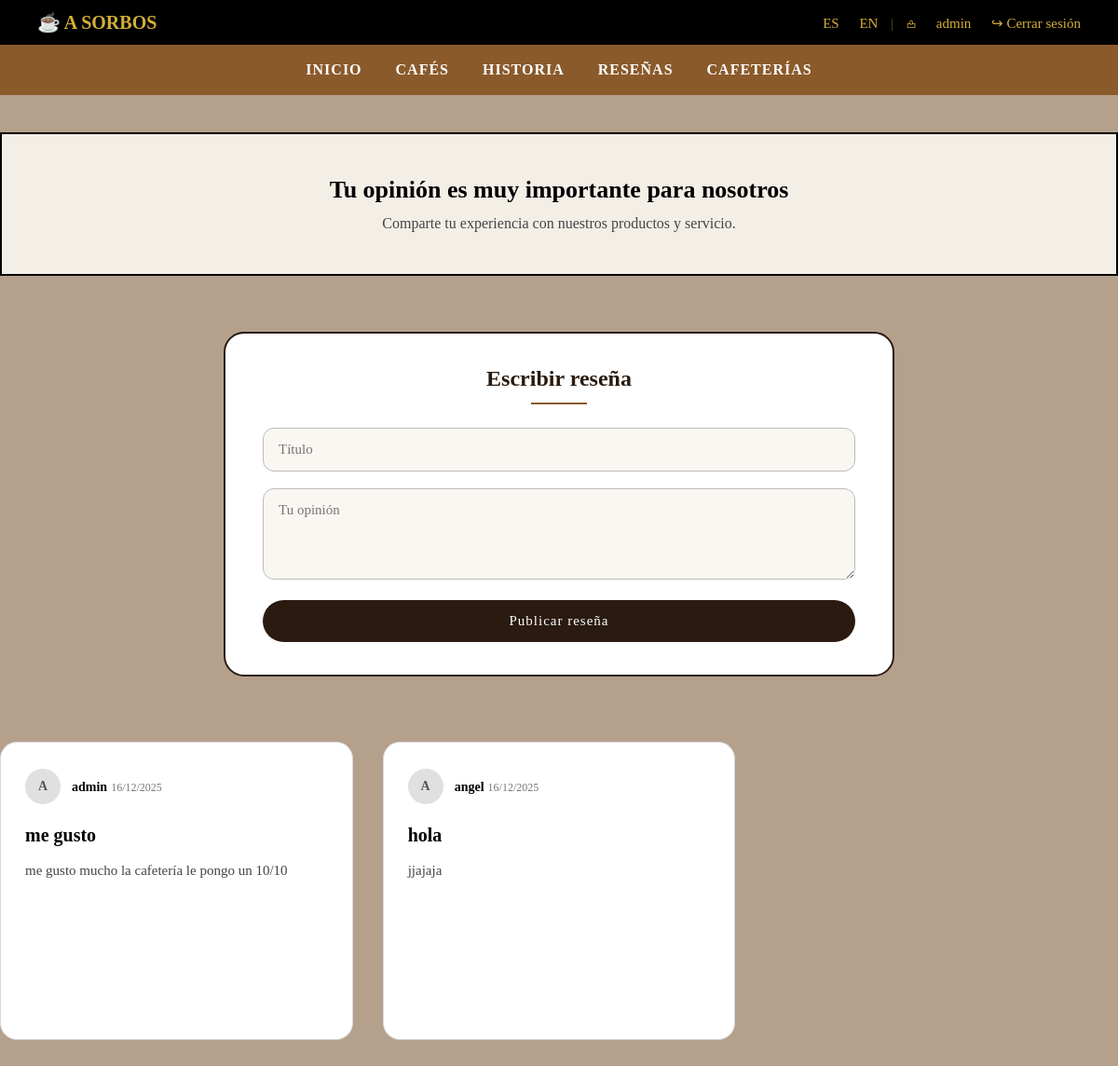
Screenshot of /vistas/rese.php (signed in) with the database file from the repository.
### tables this page shows
CREATE TABLE `resenas` (
  `id_resena` int(11) NOT NULL,
  `id_usuario` int(11) NOT NULL,
  `titulo` varchar(150) NOT NULL,
  `contenido` text NOT NULL,
  `fecha_creacion` datetime DEFAULT current_timestamp(),
  `estado` enum('activo','oculto') DEFAULT 'activo'
);

CREATE TABLE `usuarios` (
  `id_usuario` int(11) NOT NULL,
  `usuario` varchar(50) NOT NULL,
  `nombre` varchar(100) NOT NULL,
  `correo` varchar(100) NOT NULL,
  `password` varchar(255) NOT NULL,
  `pais` varchar(50) DEFAULT NULL,
  `idioma` varchar(5) DEFAULT 'es',
  `rol` enum('admin','user') DEFAULT 'user',
  `fecha_registro` timestamp NOT NULL DEFAULT current_timestamp(),
  `direccion` varchar(150) DEFAULT NULL,
  `telefono` varchar(30) DEFAULT NULL,
  `fecha_nacimiento` date DEFAULT NULL,
  `genero` enum('Masculino','Femenino','Otro') DEFAULT NULL
);

### vistas/rese.php (the view, shortened to what this page needs)
<?php
require "../conexion.php";
$usuario   = $_SESSION['usuario'];
$rol       = $_SESSION['rol'];
$perfilLink = ($rol === 'admin') ? 'admin.php' : 'perfil.php';
$idioma = $_SESSION['idioma'];
$txt = [
    'es' => [
        'titulo' => 'Reseñas',
        'mensaje' => 'Tu opinión es muy importante para nosotros',
        'descripcion' => 'Comparte tu experiencia con nuestros productos y servicio.',
        'nueva' => 'Escribir reseña',
        'titulo_resena' => 'Título',
        'contenido' => 'Tu opinión',
        'publicar' => 'Publicar reseña',
        'sin_resenas' => 'Aún no hay reseñas publicadas',
        'logout' => 'Cerrar sesión',
        'menu' => [
            'inicio' => 'Inicio',
            'cafes' => 'Cafés',
            'historia' => 'Historia',
            'reseñas' => 'Reseñas',
            'sucursales' => 'Cafeterías'
        ]
    ],
    'en' => [
        'titulo' => 'Reviews',
        'mensaje' => 'Your opinion is very important to us',
        'descripcion' => 'Share your experience with our products and service.',
        'nueva' => 'Write review',
        'titulo_resena' => 'Title',
        'contenido' => 'Your opinion',
        'publicar' => 'Publish review',
        'sin_resenas' => 'There are no reviews yet',
        'logout' => 'Logout',
        'menu' => [
            'inicio' => 'Home',
            'cafes' => 'Coffee',
            'historia' => 'Story',
            'reseñas' => 'Reviews',
            'sucursales' => 'Cafés'
        ]
    ]
];
$t = $txt[$idioma];
$stmt = $pdo->query(
    "SELECT r.titulo, r.contenido, r.fecha_creacion, u.usuario
     FROM resenas r
     JOIN usuarios u ON r.id_usuario = u.id_usuario
     WHERE r.estado = 'activo'
     ORDER BY r.fecha_creacion DESC"
);
$resenas = $stmt->fetchAll(PDO::FETCH_ASSOC);
?>
<!DOCTYPE html>
<html lang="<?= $idioma ?>">
<head>
    <link rel="stylesheet" href="../css/rese.css">
</head>
<body>
<header class="top-header">
    <div class="top-bar">
        <div class="top-left">
            <span class="logo">☕ A SORBOS</span>
        </div>
        <div class="top-right">
            <a href="?lang=es">ES</a>
            <a href="?lang=en">EN</a>
            <span class="divider">|</span>
            𖡌 <a href="<?= $perfilLink ?>"><?= htmlspecialchars($usuario) ?></a>
            <a href="logout.php">↪ <?= $t['logout'] ?></a>
        </div>
    </div>
    <nav class="main-nav">
        <ul class="menu">
            <li><a href="inicio.php"><?= $t['menu']['inicio'] ?></a></li>
            <li><a href="productos.php"><?= $t['menu']['cafes'] ?></a></li>
            <li><a href="historia.php"><?= $t['menu']['historia'] ?></a></li>
            <li><a href="rese.php"><?= $t['menu']['reseñas'] ?></a></li>
            <li><a href="sucursales.php"><?= $t['menu']['sucursales'] ?></a></li>
        </ul>
    </nav>
</header>
<section class="resenas-mensaje">
    <h2><?= $t['mensaje'] ?></h2>
    <p><?= $t['descripcion'] ?></p>
</section>
<section class="resena-form">
    <h3><?= $t['nueva'] ?></h3>
    <form method="POST">
        <input type="text" name="titulo"
               placeholder="<?= $t['titulo_resena'] ?>" required>
        <textarea name="contenido"
                  placeholder="<?= $t['contenido'] ?>"
                  rows="4" required></textarea>
        <button name="publicar"><?= $t['publicar'] ?></button>
    </form>
</section>
<section class="resenas-grid">
<?php foreach ($resenas as $r): ?>
    <article class="resena-card">
        <div class="resena-header">
            <div class="avatar">
                <?= strtoupper(substr($r['usuario'], 0, 1)) ?>
            </div>
            <div class="meta">
                <span class="autor"><?= htmlspecialchars($r['usuario']) ?></span>
                <span class="fecha">
                    <?= date("d/m/Y", strtotime($r['fecha_creacion'])) ?>
                </span>
            </div>
        </div>
        <h3><?= htmlspecialchars($r['titulo']) ?></h3>
        <p class="resena-texto">
            <?= nl2br(htmlspecialchars($r['contenido'])) ?>
        </p>
    </article>
<?php endforeach; ?>
</section>
</body>
</html>

### css/rese.css (style rules this page uses)
* { margin: 0; padding: 0; box-sizing: border-box; font-family: "Times New Roman", Times, serif; }
body { background-color: #b5a08c; }
.top-header { width: 100%; }
.top-bar { background: #000; color: #d4af37; display: flex; justify-content: space-between; align-items: center; padding: 12px 40px; font-size: 15px; }
.top-bar a { color: #d4af37; text-decoration: none; margin-left: 18px; transition: opacity 0.3s; }
.logo { font-weight: bold; font-size: 20px; }
.divider { margin: 0 10px; opacity: 0.5; }
.main-nav { background: #8b5a2b; display: flex; justify-content: center; align-items: center; padding: 18px 40px; }
.menu { list-style: none; display: flex; gap: 36px; }
.menu li a { color: #fff; text-decoration: none; font-weight: 600; letter-spacing: 1px; text-transform: uppercase; display: flex; align-items: center; gap: 6px; position: relative; }
.menu li a::after { content: ""; position: absolute; left: 0; bottom: -8px; width: 0; height: 2px; background: #fff; transition: width 0.3s ease; }
.resenas-mensaje { background: #f3efe7; border: 2px solid #000; padding: 45px 30px; text-align: center; margin: 40px auto 60px; max-width: 1200px; }
.resenas-mensaje h2 { font-size: 26px; margin-bottom: 12px; }
.resenas-mensaje p { font-size: 16px; color: #444; }
.resena-form { max-width: 720px; margin: 0 auto 70px; background: #fff; border: 2px solid #2a1a0f; border-radius: 22px; padding: 35px 40px; }
.resena-form h3 { text-align: center; font-size: 24px; margin-bottom: 25px; color: #2a1a0f; }
.resena-form h3::after { content: ""; display: block; width: 60px; height: 2px; background: #8b5a2b; margin: 12px auto 0; }
.resena-form input, .resena-form textarea { width: 100%; padding: 14px 16px; margin-bottom: 18px; font-size: 15px; border-radius: 12px; border: 1px solid #bbb; background: #faf7f2; }
.resena-form textarea { resize: vertical; }
.resena-form button { width: 100%; padding: 14px; background: #2a1a0f; color: #fff; font-size: 15px; border: none; border-radius: 30px; cursor: pointer; letter-spacing: 1px; }
.resenas-grid { display: grid; grid-template-columns: repeat(3, 1fr); gap: 32px; max-width: 1200px; margin: 0 auto 80px; }
.resena-card { background: #fff; border: 1px solid #d9d9d9; border-radius: 18px; padding: 28px 26px 30px; display: flex; flex-direction: column; min-height: 320px; }
.resena-header { display: flex; align-items: center; margin-bottom: 22px; }
.avatar { width: 38px; height: 38px; border-radius: 50%; background: #e0e0e0; color: #555; font-weight: bold; display: flex; align-items: center; justify-content: center; margin-right: 12px; font-size: 14px; }
.meta { line-height: 1.3; }
.autor { font-size: 14px; font-weight: 600; color: #000; }
.fecha { font-size: 12px; color: #777; }
.resena-card h3 { font-size: 20px; font-weight: 600; margin-bottom: 14px; color: #000; }
.resena-texto { font-size: 15px; line-height: 1.7; color: #444; flex-grow: 1; }

### rows the page displays
resenas: id_usuario.usuario "A", id_usuario.usuario "admin", fecha_creacion "16/12/2025", titulo "me gusto", contenido "me gusto mucho la cafetería le pongo un 10/10"
resenas: id_usuario.usuario "A", id_usuario.usuario "angel", fecha_creacion "16/12/2025", titulo "hola", contenido "jjajaja"

### other values shown
$usuario "admin"
$t['logout'] "Cerrar sesión"
$t['menu']['inicio'] "INICIO"
$t['menu']['cafes'] "CAFÉS"
$t['menu']['historia'] "HISTORIA"
$t['menu']['reseñas'] "RESEÑAS"
$t['menu']['sucursales'] "CAFETERÍAS"
$t['mensaje'] "Tu opinión es muy importante para nosotros"
$t['descripcion'] "Comparte tu experiencia con nuestros productos y servicio."
$t['nueva'] "Escribir reseña"
$t['publicar'] "Publicar reseña"
